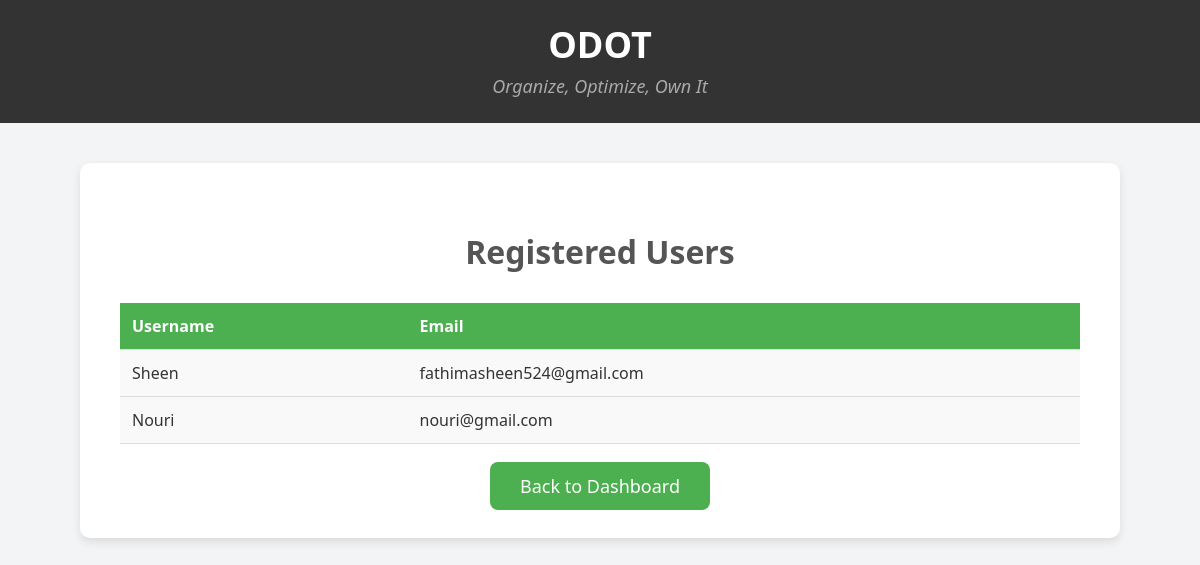
/view-users, run on an earlier commit of the app's database.
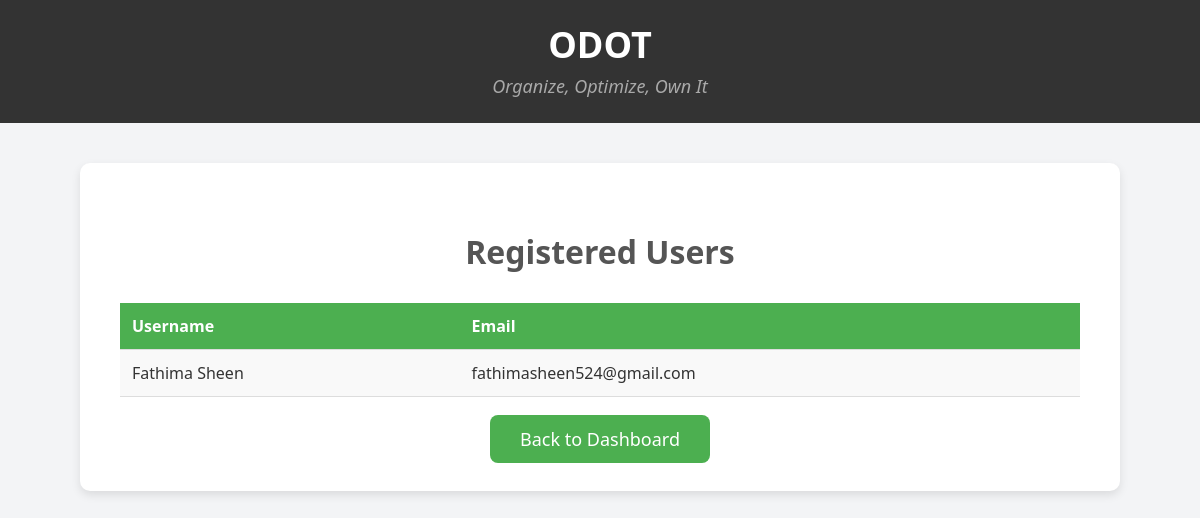
And on a later commit of the database.
### tables this page shows
CREATE TABLE users (
        id INTEGER PRIMARY KEY AUTOINCREMENT,
        username TEXT NOT NULL,
        email TEXT UNIQUE NOT NULL,
        password TEXT NOT NULL
    );

### app.py (the view)
@app.route('/view-users')
def view_users():
    try:
        with sqlite3.connect('database.db') as connection:
            cursor = connection.cursor()
            cursor.execute('SELECT username, email FROM users')
            users = cursor.fetchall()
        return render_template('view_users.html', users=users)
    except Exception as e:
        flash(f"An error occurred: {str(e)}", 'error')
        return redirect('/admindashboard')

### templates/view_users.html (shortened to what this page needs)
<!DOCTYPE html>
<html lang="en">
<head>
</head>
<body>
    <div class="navbar">
        <h1>ODOT</h1>
        <p>Organize, Optimize, Own It</p>
    </div>
    <div class="container">
        <h2>Registered Users</h2>
        <table>
            <tr>
                <th>Username</th>
                <th>Email</th>
            </tr>
            {% for user in users %}
            <tr>
                <td>{{ user[0] }}</td>
                <td>{{ user[1] }}</td>
            </tr>
            {% endfor %}
        </table>
        <div class="links">
            <a href="/admindashboard">Back to Dashboard</a>
        </div>
    </div>
</body>
</html>

What changed in the data, as far as the page shows it:
removed users: username "Nouri", email "nouri@gmail.com"
changed users "fathimasheen524@gmail.com": username "Sheen" → "Fathima Sheen"
